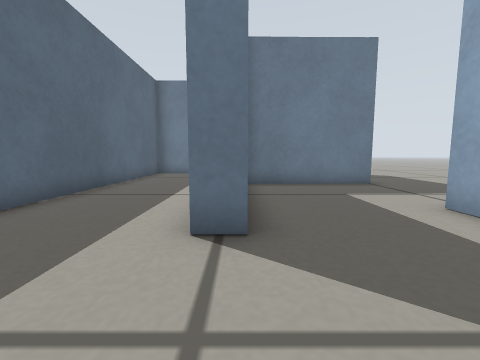
View 1 (above)

12 first-person views from a walk through a world built for the Gazebo simulator. The camera is 0.21 m above the floor, tilts 6° down and sees 90° across. The floor is counted in squares, 0.2 m on a side. Each view is taken from the middle of a square. On the plan, view 1 faces up. The plan holds only what a view shows up to about 11 squares ahead; the rest is blank.

View 2
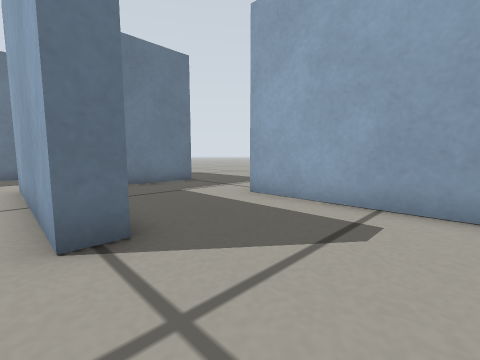

View 3
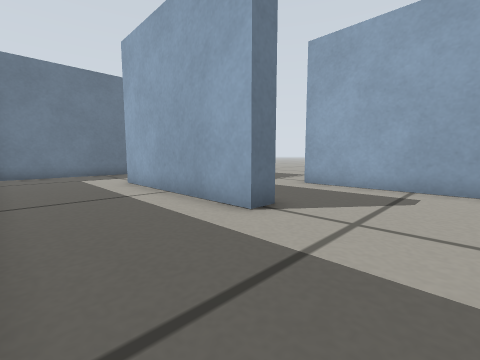

View 4
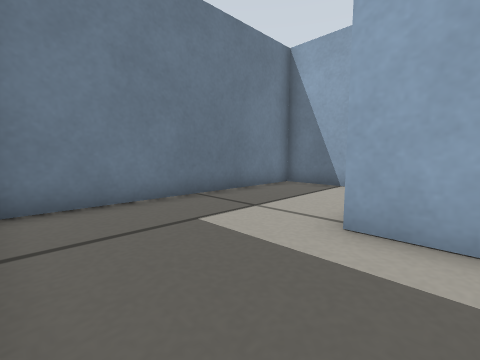

View 5
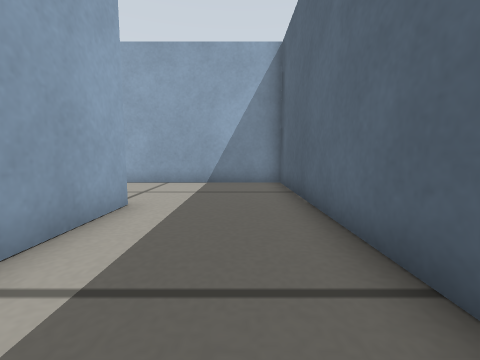

View 6
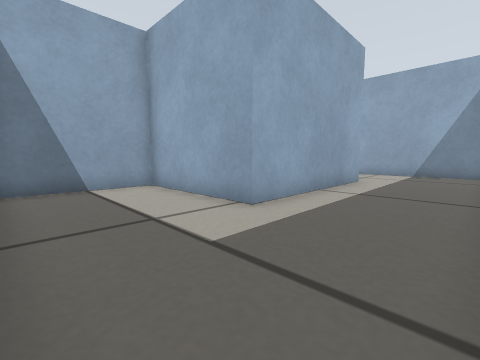

View 7
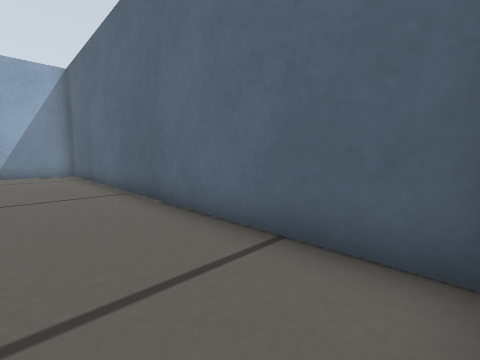

View 8
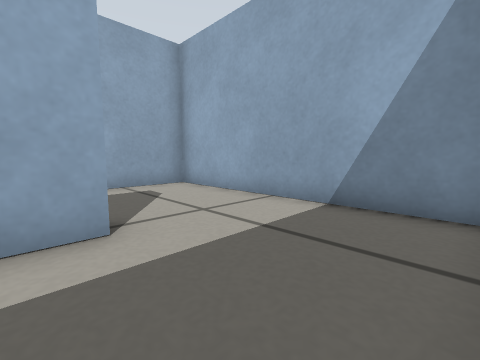

View 9
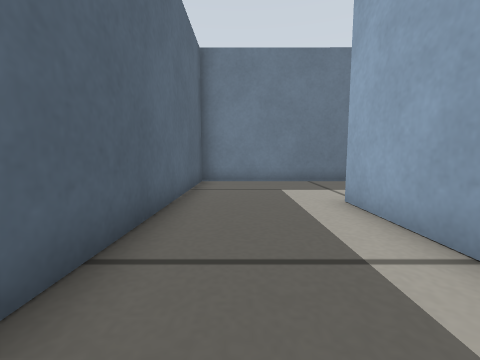

View 10
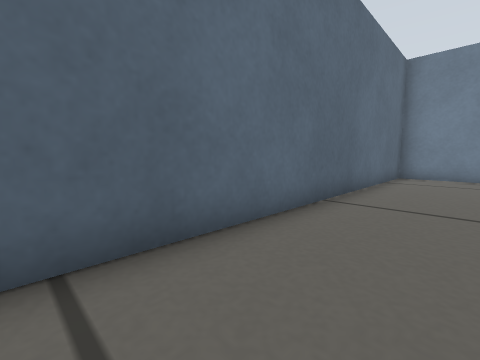

View 11
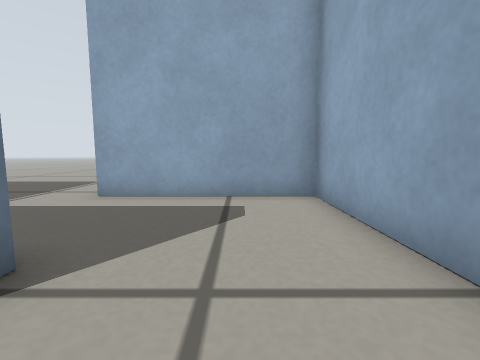

View 12
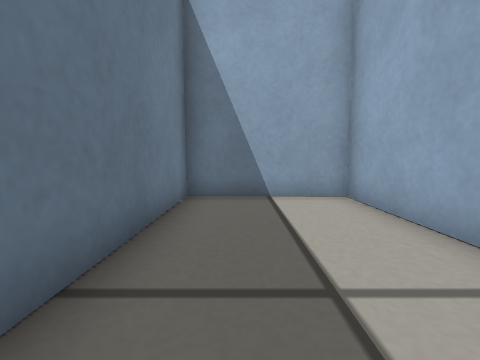

### Floor plan
Ten units are one square. View 1 is at (0, 0); x grows to the right and y downward. Boxes are objects, and circles mark ways between rooms. Rooms are numbered by the first view taken in them; rooms with no view inside come last. Other rooms are left out.
<svg viewBox="-50 -139 100 153">
<path fill="none" stroke="#000" d="M1 -30 -7 -30M-5 9 40 9 40 -46M-7 -30 -7 -93 40 -93 40 -133 -45 -134 -45 9 -5 9M35 -86 2 -86"/>
<circle cx="0" cy="-15" r="3" fill="#2a7"/>
<circle cx="20" cy="-40" r="3" fill="#2a7"/>
<text x="20" y="-20">1</text>
<text x="-20" y="-80">2</text>
<text x="20" y="-70">3</text>
</svg>
Room 1 opens to room 2. Room 1 opens to room 3.

Where each view was taken, in squares from view 1:
view 1: 0 up, 0 right, facing up
view 2: 0 up, 1 left, facing up-right
view 3: 0 up, 4 left, facing up-right
view 4: 8 up, 4 left, facing up-right
view 5: 8 up, 3 left, facing down
view 6: 13 up, 4 left, facing down-right
view 7: 13 up, 2 left, facing down-left
view 8: 4 up, 4 left, facing down-right
view 9: 4 up, 3 left, facing up
view 10: 1 up, 2 left, facing up-left
view 11: 1 up, 2 left, facing right
view 12: 12 up, 2 left, facing right
